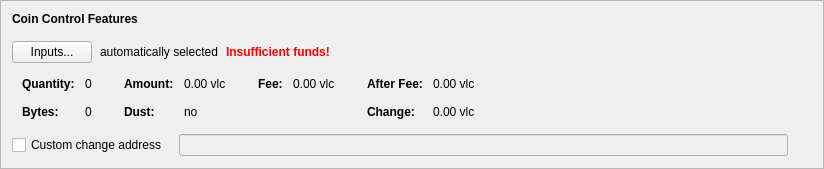
      <widget class="QFrame" name="frameCoinControl">
       <property name="sizePolicy">
        <sizepolicy hsizetype="Preferred" vsizetype="Fixed">
         <horstretch>0</horstretch>
         <verstretch>0</verstretch>
        </sizepolicy>
       </property>
       <property name="frameShape">
        <enum>QFrame::StyledPanel</enum>
       </property>
       <property name="frameShadow">
        <enum>QFrame::Raised</enum>
       </property>
       <layout class="QVBoxLayout" name="verticalLayout_4">
        <item>
         <layout class="QVBoxLayout" name="verticalLayoutCoinControl" stretch="0,0,0,0,0">
          <property name="spacing">
           <number>0</number>
          </property>
          <property name="sizeConstraint">
           <enum>QLayout::SetDefaultConstraint</enum>
          </property>
          <property name="leftMargin">
           <number>0</number>
          </property>
          <property name="topMargin">
           <number>0</number>
          </property>
          <item>
           <layout class="QHBoxLayout" name="horizontalLayoutCoinControl1">
            <property name="bottomMargin">
             <number>15</number>
            </property>
            <item>
             <widget class="QLabel" name="labelCoinControlFeatures">
              <property name="sizePolicy">
               <sizepolicy hsizetype="Preferred" vsizetype="Maximum">
                <horstretch>0</horstretch>
                <verstretch>0</verstretch>
               </sizepolicy>
              </property>
              <property name="font">
               <font>
                <weight>75</weight>
                <bold>true</bold>
               </font>
              </property>
              <property name="styleSheet">
               <string notr="true">font-weight:bold;</string>
              </property>
              <property name="text">
               <string>Coin Control Features</string>
              </property>
             </widget>
            </item>
           </layout>
          </item>
          <item>
           <layout class="QHBoxLayout" name="horizontalLayoutCoinControl2" stretch="0,0,0,0">
            <property name="spacing">
             <number>8</number>
            </property>
            <property name="bottomMargin">
             <number>10</number>
            </property>
            <item>
             <widget class="QPushButton" name="pushButtonCoinControl">
              <property name="styleSheet">
               <string notr="true"/>
              </property>
              <property name="text">
               <string>Inputs...</string>
              </property>
              <property name="autoDefault">
               <bool>false</bool>
              </property>
             </widget>
            </item>
            <item>
             <widget class="QLabel" name="labelCoinControlAutomaticallySelected">
              <property name="text">
               <string>automatically selected</string>
              </property>
              <property name="margin">
               <number>5</number>
              </property>
             </widget>
            </item>
            <item>
             <widget class="QLabel" name="labelCoinControlInsuffFunds">
              <property name="font">
               <font>
                <weight>75</weight>
                <bold>true</bold>
               </font>
              </property>
              <property name="styleSheet">
               <string notr="true">color:red;font-weight:bold;</string>
              </property>
              <property name="text">
               <string>Insufficient funds!</string>
              </property>
              <property name="margin">
               <number>5</number>
              </property>
             </widget>
            </item>
            <item>
             <spacer name="horizontalSpacerCoinControl">
              <property name="orientation">
               <enum>Qt::Horizontal</enum>
              </property>
              <property name="sizeHint" stdset="0">
               <size>
                <width>40</width>
                <height>1</height>
               </size>
              </property>
             </spacer>
            </item>
           </layout>
          </item>
          <item>
           <widget class="QWidget" name="widgetCoinControl" native="true">
            <property name="sizePolicy">
             <sizepolicy hsizetype="Preferred" vsizetype="Preferred">
              <horstretch>0</horstretch>
              <verstretch>0</verstretch>
             </sizepolicy>
            </property>
            <property name="minimumSize">
             <size>
              <width>0</width>
              <height>0</height>
             </size>
            </property>
            <property name="styleSheet">
             <string notr="true"/>
            </property>
            <layout class="QHBoxLayout" name="horizontalLayoutCoinControl5">
             <property name="leftMargin">
              <number>0</number>
             </property>
             <property name="topMargin">
              <number>0</number>
             </property>
             <property name="rightMargin">
              <number>0</number>
             </property>
             <property name="bottomMargin">
              <number>0</number>
             </property>
             <item>
              <layout class="QHBoxLayout" name="horizontalLayoutCoinControl3" stretch="0,0,0,1">
               <property name="spacing">
                <number>20</number>
               </property>
               <property name="topMargin">
                <number>0</number>
               </property>
               <property name="bottomMargin">
                <number>10</number>
               </property>
               <item>
                <layout class="QFormLayout" name="formLayoutCoinControl1">
                 <property name="horizontalSpacing">
                  <number>10</number>
                 </property>
                 <property name="verticalSpacing">
                  <number>14</number>
                 </property>
                 <property name="leftMargin">
                  <number>10</number>
                 </property>
                 <property name="topMargin">
                  <number>4</number>
                 </property>
                 <property name="rightMargin">
                  <number>6</number>
                 </property>
                 <item row="0" column="0">
                  <widget class="QLabel" name="labelCoinControlQuantityText">
                   <property name="font">
                    <font>
                     <weight>75</weight>
                     <bold>true</bold>
                    </font>
                   </property>
                   <property name="text">
                    <string>Quantity:</string>
                   </property>
                   <property name="margin">
                    <number>0</number>
                   </property>
                  </widget>
                 </item>
                 <item row="0" column="1">
                  <widget class="QLabel" name="labelCoinControlQuantity">
                   <property name="cursor">
                    <cursorShape>IBeamCursor</cursorShape>
                   </property>
                   <property name="contextMenuPolicy">
                    <enum>Qt::ActionsContextMenu</enum>
                   </property>
                   <property name="text">
                    <string notr="true">0</string>
                   </property>
                   <property name="margin">
                    <number>0</number>
                   </property>
                   <property name="textInteractionFlags">
                    <set>Qt::LinksAccessibleByMouse|Qt::TextSelectableByKeyboard|Qt::TextSelectableByMouse</set>
                   </property>
                  </widget>
                 </item>
                 <item row="1" column="0">
                  <widget class="QLabel" name="labelCoinControlBytesText">
                   <property name="font">
                    <font>
                     <weight>75</weight>
                     <bold>true</bold>
                    </font>
                   </property>
                   <property name="text">
                    <string>Bytes:</string>
                   </property>
                  </widget>
                 </item>
                 <item row="1" column="1">
                  <widget class="QLabel" name="labelCoinControlBytes">
                   <property name="cursor">
                    <cursorShape>IBeamCursor</cursorShape>
                   </property>
                   <property name="contextMenuPolicy">
                    <enum>Qt::ActionsContextMenu</enum>
                   </property>
                   <property name="text">
                    <string notr="true">0</string>
                   </property>
                   <property name="textInteractionFlags">
                    <set>Qt::LinksAccessibleByMouse|Qt::TextSelectableByKeyboard|Qt::TextSelectableByMouse</set>
                   </property>
                  </widget>
                 </item>
                </layout>
               </item>
               <item>
                <layout class="QFormLayout" name="formLayoutCoinControl2">
                 <property name="horizontalSpacing">
                  <number>10</number>
                 </property>
                 <property name="verticalSpacing">
                  <number>14</number>
                 </property>
                 <property name="leftMargin">
                  <number>6</number>
                 </property>
                 <property name="topMargin">
                  <number>4</number>
                 </property>
                 <property name="rightMargin">
                  <number>6</number>
                 </property>
                 <item row="0" column="0">
                  <widget class="QLabel" name="labelCoinControlAmountText">
                   <property name="font">
                    <font>
                     <weight>75</weight>
                     <bold>true</bold>
                    </font>
                   </property>
                   <property name="text">
                    <string>Amount:</string>
                   </property>
                   <property name="margin">
                    <number>0</number>
                   </property>
                  </widget>
                 </item>
                 <item row="0" column="1">
                  <widget class="QLabel" name="labelCoinControlAmount">
                   <property name="cursor">
                    <cursorShape>IBeamCursor</cursorShape>
                   </property>
                   <property name="contextMenuPolicy">
                    <enum>Qt::ActionsContextMenu</enum>
                   </property>
                   <property name="text">
                    <string notr="true">0.00 vlc</string>
                   </property>
                   <property name="textInteractionFlags">
                    <set>Qt::LinksAccessibleByMouse|Qt::TextSelectableByKeyboard|Qt::TextSelectableByMouse</set>
                   </property>
                  </widget>
                 </item>
                 <item row="1" column="0">
                  <widget class="QLabel" name="labelCoinControlLowOutputText">
                   <property name="font">
                    <font>
                     <weight>75</weight>
                     <bold>true</bold>
                    </font>
                   </property>
                   <property name="text">
                    <string>Dust:</string>
                   </property>
                  </widget>
                 </item>
                 <item row="1" column="1">
                  <widget class="QLabel" name="labelCoinControlLowOutput">
                   <property name="cursor">
                    <cursorShape>IBeamCursor</cursorShape>
                   </property>
                   <property name="contextMenuPolicy">
                    <enum>Qt::ActionsContextMenu</enum>
                   </property>
                   <property name="text">
                    <string notr="true">no</string>
                   </property>
                   <property name="textInteractionFlags">
                    <set>Qt::LinksAccessibleByMouse|Qt::TextSelectableByKeyboard|Qt::TextSelectableByMouse</set>
                   </property>
                  </widget>
                 </item>
                </layout>
               </item>
               <item>
                <layout class="QFormLayout" name="formLayoutCoinControl3">
                 <property name="horizontalSpacing">
                  <number>10</number>
                 </property>
                 <property name="verticalSpacing">
                  <number>14</number>
                 </property>
                 <property name="leftMargin">
                  <number>6</number>
                 </property>
                 <property name="topMargin">
                  <number>4</number>
                 </property>
                 <property name="rightMargin">
                  <number>6</number>
                 </property>
                 <item row="0" column="0">
                  <widget class="QLabel" name="labelCoinControlFeeText">
                   <property name="font">
                    <font>
                     <weight>75</weight>
                     <bold>true</bold>
                    </font>
                   </property>
                   <property name="text">
                    <string>Fee:</string>
                   </property>
                   <property name="margin">
                    <number>0</number>
                   </property>
                  </widget>
                 </item>
                 <item row="0" column="1">
                  <widget class="QLabel" name="labelCoinControlFee">
                   <property name="cursor">
                    <cursorShape>IBeamCursor</cursorShape>
                   </property>
                   <property name="contextMenuPolicy">
                    <enum>Qt::ActionsContextMenu</enum>
                   </property>
                   <property name="text">
                    <string notr="true">0.00 vlc</string>
                   </property>
                   <property name="textInteractionFlags">
                    <set>Qt::LinksAccessibleByMouse|Qt::TextSelectableByKeyboard|Qt::TextSelectableByMouse</set>
                   </property>
                  </widget>
                 </item>
                </layout>
               </item>
               <item>
                <layout class="QFormLayout" name="formLayoutCoinControl4">
                 <property name="horizontalSpacing">
                  <number>10</number>
                 </property>
                 <property name="verticalSpacing">
                  <number>14</number>
                 </property>
                 <property name="leftMargin">
                  <number>6</number>
                 </property>
                 <property name="topMargin">
                  <number>4</number>
                 </property>
                 <property name="rightMargin">
                  <number>6</number>
                 </property>
                 <item row="0" column="0">
                  <widget class="QLabel" name="labelCoinControlAfterFeeText">
                   <property name="font">
                    <font>
                     <weight>75</weight>
                     <bold>true</bold>
                    </font>
                   </property>
                   <property name="text">
                    <string>After Fee:</string>
                   </property>
                   <property name="margin">
                    <number>0</number>
                   </property>
                  </widget>
                 </item>
                 <item row="0" column="1">
                  <widget class="QLabel" name="labelCoinControlAfterFee">
                   <property name="cursor">
                    <cursorShape>IBeamCursor</cursorShape>
                   </property>
                   <property name="contextMenuPolicy">
                    <enum>Qt::ActionsContextMenu</enum>
                   </property>
                   <property name="text">
                    <string notr="true">0.00 vlc</string>
                   </property>
                   <property name="textInteractionFlags">
                    <set>Qt::LinksAccessibleByMouse|Qt::TextSelectableByKeyboard|Qt::TextSelectableByMouse</set>
                   </property>
                  </widget>
                 </item>
                 <item row="1" column="0">
                  <widget class="QLabel" name="labelCoinControlChangeText">
                   <property name="font">
                    <font>
                     <weight>75</weight>
                     <bold>true</bold>
                    </font>
                   </property>
                   <property name="text">
                    <string>Change:</string>
                   </property>
                  </widget>
                 </item>
                 <item row="1" column="1">
                  <widget class="QLabel" name="labelCoinControlChange">
                   <property name="cursor">
                    <cursorShape>IBeamCursor</cursorShape>
                   </property>
                   <property name="contextMenuPolicy">
                    <enum>Qt::ActionsContextMenu</enum>
                   </property>
                   <property name="text">
                    <string notr="true">0.00 vlc</string>
                   </property>
                   <property name="textInteractionFlags">
                    <set>Qt::LinksAccessibleByMouse|Qt::TextSelectableByKeyboard|Qt::TextSelectableByMouse</set>
                   </property>
                  </widget>
                 </item>
                </layout>
               </item>
              </layout>
             </item>
            </layout>
           </widget>
          </item>
          <item>
           <layout class="QHBoxLayout" name="horizontalLayoutCoinControl4" stretch="0,0,0">
            <property name="spacing">
             <number>12</number>
            </property>
            <property name="sizeConstraint">
             <enum>QLayout::SetDefaultConstraint</enum>
            </property>
            <property name="topMargin">
             <number>5</number>
            </property>
            <property name="rightMargin">
             <number>5</number>
            </property>
            <item>
             <widget class="QCheckBox" name="checkBoxCoinControlChange">
              <property name="toolTip">
               <string>If this is activated, but the change address is empty or invalid, change will be sent to a newly generated address.</string>
              </property>
              <property name="text">
               <string>Custom change address</string>
              </property>
             </widget>
            </item>
            <item>
             <widget class="QValidatedLineEdit" name="lineEditCoinControlChange">
              <property name="enabled">
               <bool>false</bool>
              </property>
              <property name="sizePolicy">
               <sizepolicy hsizetype="Expanding" vsizetype="Fixed">
                <horstretch>0</horstretch>
                <verstretch>0</verstretch>
               </sizepolicy>
              </property>
             </widget>
            </item>
            <item>
             <widget class="QLabel" name="labelCoinControlChangeLabel">
              <property name="sizePolicy">
               <sizepolicy hsizetype="Preferred" vsizetype="Expanding">
                <horstretch>0</horstretch>
                <verstretch>0</verstretch>
               </sizepolicy>
              </property>
              <property name="minimumSize">
               <size>
                <width>0</width>
                <height>0</height>
               </size>
              </property>
              <property name="text">
               <string/>
              </property>
              <property name="margin">
               <number>3</number>
              </property>
             </widget>
            </item>
           </layout>
          </item>
          <item>
           <spacer name="verticalSpacerCoinControl">
            <property name="orientation">
             <enum>Qt::Vertical</enum>
            </property>
            <property name="sizeType">
             <enum>QSizePolicy::Expanding</enum>
            </property>
            <property name="sizeHint" stdset="0">
             <size>
              <width>800</width>
              <height>1</height>
             </size>
            </property>
           </spacer>
          </item>
         </layout>
        </item>
       </layout>
      </widget>
